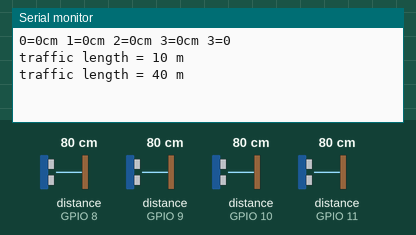
Recording of a sketch running on a simulated ESP32. Shown: the last lines printed to the serial monitor. The test bench sets the inputs (shaded band); at power-on: distance to the obstacle (sensors on GPIO 8, GPIO 9, GPIO 10, GPIO 11) 80 cm. The echo pulse lasts 58.3 µs per cm.

Above: at 18.0 s.
18.1 s: distance to the obstacle (sensor on GPIO 8) set to 2 cm
At 18.7 s:
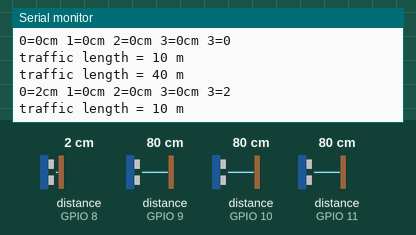
31.7 s: distance to the obstacle (sensor on GPIO 9) set to 2 cm
At 37.4 s:
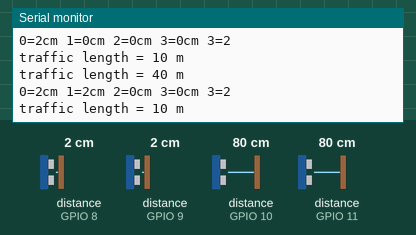
45.3 s: distance to the obstacle (sensor on GPIO 10) set to 2 cm
At 45.3 s:
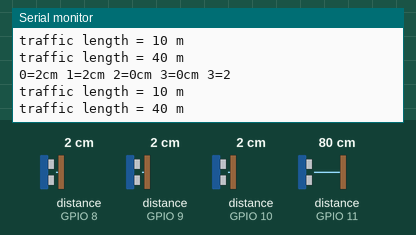
58.9 s: distance to the obstacle (sensor on GPIO 11) set to 2 cm
At 64.0 s:
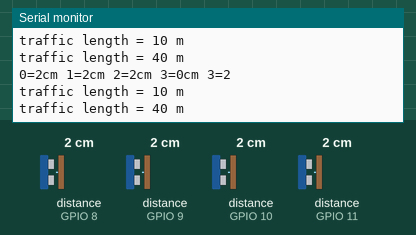

Measured:
- after the input at 18.1 s, the serial monitor: prints a new line after 0.11 s (image 1)
- after the input at 31.7 s, the serial monitor: prints a new line after 4.5 s (image 2)

The sketch:

NewPing4sensorYapa.ino
```cpp
// ---------------------------------------------------------------------------
// This example code was used to successfully communicate with 15 ultrasonic sensors. You can adjust
// the number of sensors in your project by changing SONAR_NUM and the number of NewPing objects in the
// "sonar" array. You also need to change the pins for each sensor for the NewPing objects. Each sensor
// is pinged at 33ms intervals. So, one cycle of all sensors takes 495ms (33 * 15 = 495ms). The results
// are sent to the "oneSensorCycle" function which currently just displays the distance data. Your project
// would normally process the sensor results in this function (for example, decide if a robot needs to
// turn and call the turn function). Keep in mind this example is event-driven. Your complete sketch needs
// to be written so there's no "delay" commands and the loop() cycles at faster than a 33ms rate. If other
// processes take longer than 33ms, you'll need to increase PING_INTERVAL so it doesn't get behind.
// ---------------------------------------------------------------------------
#include <NewPing.h>

#define SONAR_NUM     4 // Number of sensors.
#define MAX_DISTANCE 10 // Maximum distance (in cm) to ping.
#define PING_INTERVAL 33 // Milliseconds between sensor pings (29ms is about the min to avoid cross-sensor echo).

unsigned long pingTimer[SONAR_NUM]; // Holds the times when the next ping should happen for each sensor.
unsigned int cm[SONAR_NUM];         // Where the ping distances are stored.
uint8_t currentSensor = 0;          // Keeps track of which sensor is active.
const int ledG1 =6;
const int ledR1 =7;
const int ledG2 =12;
const int ledR2 =13;
//const int ledG3 =9;
//const int ledR3 =10;
//const int ledG4 =11;
//const int ledR4 =12;

NewPing sonar[SONAR_NUM] = {     // Sensor object array.
  NewPing(2, 8, MAX_DISTANCE), // Each sensor's trigger pin, echo pin, and max distance to ping.
  NewPing(3, 9, MAX_DISTANCE),
  NewPing(4, 10, MAX_DISTANCE),
  NewPing(5, 11, MAX_DISTANCE)
};

void setup() {
  Serial.begin(115200);
  pingTimer[0] = millis() + 75;           // First ping starts at 75ms, gives time for the Arduino to chill before starting.
  for (uint8_t i = 1; i < SONAR_NUM; i++) // Set the starting time for each sensor.
    pingTimer[i] = pingTimer[i - 1] + PING_INTERVAL;
}

void loop() {
  for (uint8_t i = 0; i < SONAR_NUM; i++) { // Loop through all the sensors.
    if (millis() >= pingTimer[i]) {         // Is it this sensor's time to ping?
      pingTimer[i] += PING_INTERVAL * SONAR_NUM;  // Set next time this sensor will be pinged.
      if (i == 0 && currentSensor == SONAR_NUM - 1) oneSensorCycle(); // Sensor ping cycle complete, do something with the results.
      sonar[currentSensor].timer_stop();          // Make sure previous timer is canceled before starting a new ping (insurance).
      currentSensor = i;                          // Sensor being accessed.
      cm[currentSensor] = 0;                      // Make distance zero in case there's no ping echo for this sensor.
      sonar[currentSensor].ping_timer(echoCheck); // Do the ping (processing continues, interrupt will call echoCheck to look for echo).
    }
  }
  // Other code that *DOESN'T* analyze ping results can go here.
}

void echoCheck() { // If ping received, set the sensor distance to array.
  if (sonar[currentSensor].check_timer())
    cm[currentSensor] = sonar[currentSensor].ping_result / US_ROUNDTRIP_CM;
}

void oneSensorCycle() { // Sensor ping cycle complete, do something with the results.
  // The following code would be replaced with your code that does something with the ping results.
  for (uint8_t i = 0; i < SONAR_NUM; i++) {
    Serial.print(i);
    Serial.print("=");
    Serial.print(cm[i]);
    Serial.print("cm ");
    //delay(800);


  }
    Serial.print(3);
    Serial.print("=");
    Serial.print(cm[0]);

    Serial.println();

    if(cm[0]<10){
       Serial.println("traffic length = 10 m");
       // Serial.println();
        //Green
        delay(1000);
        digitalWrite(ledG1, HIGH);
        digitalWrite(ledR1, HIGH);
        digitalWrite(ledR2, HIGH);
        digitalWrite(ledR1, HIGH);
        delay(2000);
        digitalWrite(ledG1, LOW);
        digitalWrite(ledR1, HIGH);
        digitalWrite(ledR2, LOW);
        digitalWrite(ledG2, HIGH);
        delay(2000);
        digitalWrite(ledG2, LOW);
        digitalWrite(ledR2, HIGH);
        //digitalWrite(ledR3, LOW);
        //digitalWrite(ledG3, HIGH);
        delay(2000);
        //digitalWrite(ledG3, LOW);
        //digitalWrite(ledR3, HIGH);
        //digitalWrite(ledR4, LOW);
        //digitalWrite(ledG4, HIGH);
        delay(2000);

            //  Red
//        delay(2000);
//        digitalWrite(ledR1, HIGH);
//        delay(20000);
//        digitalWrite(ledG1, LOW);


      }else{
        Serial.println("No traffic length ");
        Serial.println();

        }

     if(cm[1]<10){
       Serial.println("traffic length = 40 m");
        Serial.println();
        delay(1000);
        digitalWrite(ledG1, LOW);
        digitalWrite(ledR1, HIGH);
        digitalWrite(ledR2, LOW);
        digitalWrite(ledG2, HIGH);
        delay(2000);
        digitalWrite(ledG2, LOW);
        digitalWrite(ledR2, HIGH);
        //digitalWrite(ledR3, LOW);
        //digitalWrite(ledG3, HIGH);
        delay(2000);
        //digitalWrite(ledG3, LOW);
        //digitalWrite(ledR3, HIGH);
        //digitalWrite(ledR4, LOW);
        //digitalWrite(ledG4, HIGH);
        delay(2000);
        digitalWrite(ledG1, HIGH);
        digitalWrite(ledR1, HIGH);
        digitalWrite(ledR2, HIGH);
        digitalWrite(ledR1, HIGH);
        delay(2000);

      }else{
        Serial.println("No traffic length ");
        Serial.println();


        }

}
```
